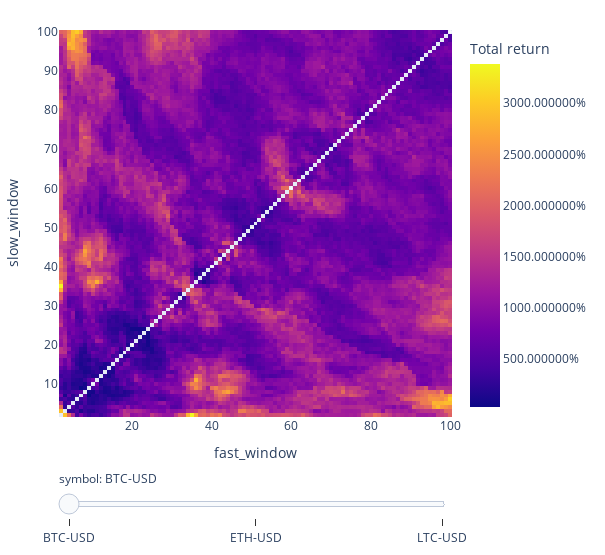

Here is the notebook cell this chart was saved with:
### Code cell
symbols = ["BTC-USD", "ETH-USD", "LTC-USD"]
price = vbt.YFData.download(symbols, missing_index="drop").get("Close")

windows = np.arange(2, 101)
fast_ma, slow_ma = vbt.MA.run_combs(
    price, window=windows, r=2, short_names=["fast", "slow"]
)
entries = fast_ma.ma_crossed_above(slow_ma)
exits = fast_ma.ma_crossed_below(slow_ma)

pf_kwargs = dict(size=np.inf, fees=0.001, freq="1D")
pf = vbt.Portfolio.from_signals(price, entries, exits, **pf_kwargs)

fig = pf.total_return().vbt.heatmap(
    x_level="fast_window",
    y_level="slow_window",
    slider_level="symbol",
    symmetric=True,
    trace_kwargs=dict(colorbar=dict(title="Total return", tickformat="%")),
)
fig.show()

### Figure 1 — Plotly figure (JSON) as saved in the notebook; plotly's stock layout.template omitted (floating-point values rounded to 4 significant figures; data arrays with more than 128 entries replaced by an {"elided": "..."} marker saying what was removed)
{"data": [{"colorbar": {"tickformat": "%", "title": {"text": "Total return"}}, "colorscale": [[0, "#0d0887"], [0.1111, "#46039f"], [0.2222, "#7201a8"], [0.3333, "#9c179e"], [0.4444, "#bd3786"], [0.5556, "#d8576b"], [0.6667, "#ed7953"], [0.7778, "#fb9f3a"], [0.8889, "#fdca26"], [1, "#f0f921"]], "hoverongaps": false, "hovertemplate": "fast_window: %{x}<br>slow_window: %{y}<br>value: %{z}<extra></extra>", "name": "BTC-USD", "type": "heatmap", "uid": "f14ee48b-8ed4-49ab-9f58-704856ad386b", "visible": true, "x": [2, 3, 4, 5, 6, 7, 8, 9, 10, 11, 12, 13, 14, 15, 16, 17, 18, 19, 20, 21, 22, 23, 24, 25, 26, 27, 28, 29, 30, 31, 32, 33, 34, 35, 36, 37, 38, 39, 40, 41, 42, 43, 44, 45, 46, 47, 48, 49, 50, 51, 52, 53, 54, 55, 56, 57, 58, 59, 60, 61, 62, 63, 64, 65, 66, 67, 68, 69, 70, 71, 72, 73, 74, 75, 76, 77, 78, 79, 80, 81, 82, 83, 84, 85, 86, 87, 88, 89, 90, 91, 92, 93, 94, 95, 96, 97, 98, 99, 100], "y": [2, 3, 4, 5, 6, 7, 8, 9, 10, 11, 12, 13, 14, 15, 16, 17, 18, 19, 20, 21, 22, 23, 24, 25, 26, 27, 28, 29, 30, 31, 32, 33, 34, 35, 36, 37, 38, 39, 40, 41, 42, 43, 44, 45, 46, 47, 48, 49, 50, 51, 52, 53, 54, 55, 56, 57, 58, 59, 60, 61, 62, 63, 64, 65, 66, 67, 68, 69, 70, 71, 72, 73, 74, 75, 76, 77, 78, 79, 80, 81, 82, 83, 84, 85, 86, 87, 88, 89, 90, 91, 92, 93, 94, 95, 96, 97, 98, 99, 100], "z": {"elided": "99x99 float values"}}, {"colorbar": {"tickformat": "%", "title": {"text": "Total return"}}, "colorscale": [[0, "#0d0887"], [0.1111, "#46039f"], [0.2222, "#7201a8"], [0.3333, "#9c179e"], [0.4444, "#bd3786"], [0.5556, "#d8576b"], [0.6667, "#ed7953"], [0.7778, "#fb9f3a"], [0.8889, "#fdca26"], [1, "#f0f921"]], "hoverongaps": false, "hovertemplate": "fast_window: %{x}<br>slow_window: %{y}<br>value: %{z}<extra></extra>", "name": "ETH-USD", "type": "heatmap", "uid": "f350cbe8-a0a2-4b6a-92dc-ad2223104fb0", "visible": false, "x": [2, 3, 4, 5, 6, 7, 8, 9, 10, 11, 12, 13, 14, 15, 16, 17, 18, 19, 20, 21, 22, 23, 24, 25, 26, 27, 28, 29, 30, 31, 32, 33, 34, 35, 36, 37, 38, 39, 40, 41, 42, 43, 44, 45, 46, 47, 48, 49, 50, 51, 52, 53, 54, 55, 56, 57, 58, 59, 60, 61, 62, 63, 64, 65, 66, 67, 68, 69, 70, 71, 72, 73, 74, 75, 76, 77, 78, 79, 80, 81, 82, 83, 84, 85, 86, 87, 88, 89, 90, 91, 92, 93, 94, 95, 96, 97, 98, 99, 100], "y": [2, 3, 4, 5, 6, 7, 8, 9, 10, 11, 12, 13, 14, 15, 16, 17, 18, 19, 20, 21, 22, 23, 24, 25, 26, 27, 28, 29, 30, 31, 32, 33, 34, 35, 36, 37, 38, 39, 40, 41, 42, 43, 44, 45, 46, 47, 48, 49, 50, 51, 52, 53, 54, 55, 56, 57, 58, 59, 60, 61, 62, 63, 64, 65, 66, 67, 68, 69, 70, 71, 72, 73, 74, 75, 76, 77, 78, 79, 80, 81, 82, 83, 84, 85, 86, 87, 88, 89, 90, 91, 92, 93, 94, 95, 96, 97, 98, 99, 100], "z": {"elided": "99x99 float values"}}, {"colorbar": {"tickformat": "%", "title": {"text": "Total return"}}, "colorscale": [[0, "#0d0887"], [0.1111, "#46039f"], [0.2222, "#7201a8"], [0.3333, "#9c179e"], [0.4444, "#bd3786"], [0.5556, "#d8576b"], [0.6667, "#ed7953"], [0.7778, "#fb9f3a"], [0.8889, "#fdca26"], [1, "#f0f921"]], "hoverongaps": false, "hovertemplate": "fast_window: %{x}<br>slow_window: %{y}<br>value: %{z}<extra></extra>", "name": "LTC-USD", "type": "heatmap", "uid": "ccee27e2-6aa5-4d5d-821f-2c98999522ae", "visible": false, "x": [2, 3, 4, 5, 6, 7, 8, 9, 10, 11, 12, 13, 14, 15, 16, 17, 18, 19, 20, 21, 22, 23, 24, 25, 26, 27, 28, 29, 30, 31, 32, 33, 34, 35, 36, 37, 38, 39, 40, 41, 42, 43, 44, 45, 46, 47, 48, 49, 50, 51, 52, 53, 54, 55, 56, 57, 58, 59, 60, 61, 62, 63, 64, 65, 66, 67, 68, 69, 70, 71, 72, 73, 74, 75, 76, 77, 78, 79, 80, 81, 82, 83, 84, 85, 86, 87, 88, 89, 90, 91, 92, 93, 94, 95, 96, 97, 98, 99, 100], "y": [2, 3, 4, 5, 6, 7, 8, 9, 10, 11, 12, 13, 14, 15, 16, 17, 18, 19, 20, 21, 22, 23, 24, 25, 26, 27, 28, 29, 30, 31, 32, 33, 34, 35, 36, 37, 38, 39, 40, 41, 42, 43, 44, 45, 46, 47, 48, 49, 50, 51, 52, 53, 54, 55, 56, 57, 58, 59, 60, 61, 62, 63, 64, 65, 66, 67, 68, 69, 70, 71, 72, 73, 74, 75, 76, 77, 78, 79, 80, 81, 82, 83, 84, 85, 86, 87, 88, 89, 90, 91, 92, 93, 94, 95, 96, 97, 98, 99, 100], "z": {"elided": "99x99 float values"}}], "layout": {"height": 555, "legend": {"orientation": "h", "traceorder": "normal", "x": 1, "xanchor": "right", "y": 1.02, "yanchor": "bottom"}, "margin": {"b": 30, "l": 30, "r": 30, "t": 30}, "sliders": [{"active": 0, "currentvalue": {"prefix": "symbol: "}, "pad": {"t": 50}, "steps": [{"args": [{"visible": [true, false, false]}, {}], "label": "BTC-USD", "method": "update"}, {"args": [{"visible": [false, true, false]}, {}], "label": "ETH-USD", "method": "update"}, {"args": [{"visible": [false, false, true]}, {}], "label": "LTC-USD", "method": "update"}]}], "width": 605, "xaxis": {"title": {"text": "fast_window"}}, "yaxis": {"title": {"text": "slow_window"}}}}
